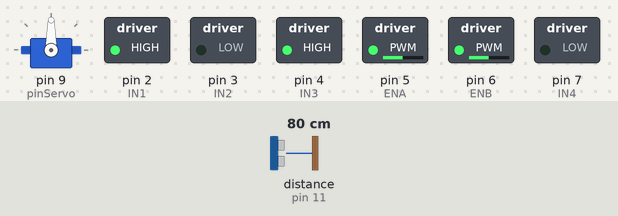
Bench run of a sketch on a simulated Arduino Uno, built with avr-gcc and run on an emulated ATmega328P. On the bench: servo, switched loads named in the sketch (green lamp = pin HIGH). Wiring (inferred from the names in the program): ultrasonic range finder: trigger pin 10; echo pin 11. Dashed ring = blinking. The inputs (shaded band) are chosen by the test bench; at power-on: distance to the obstacle (sensor on pin 11) 80 cm. The echo pulse lasts 58.3 µs per cm; random numbers use the default seed unless the sketch sets one; pins used as bus, display or sensor lines are not drawn.

Above: at 1.2 s.
1.3 s: distance to the obstacle (sensor on pin 11) set to 34 cm
2.8 s: distance to the obstacle (sensor on pin 11) set to 28 cm
At 5.1 s:
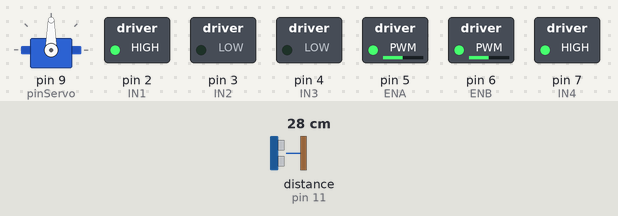
5.8 s: distance to the obstacle (sensor on pin 11) set to 35 cm
At 8.11 s:
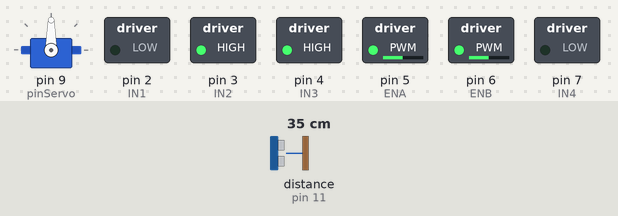
8.8 s: distance to the obstacle (sensor on pin 11) set to 2 cm
At 9.3 s:
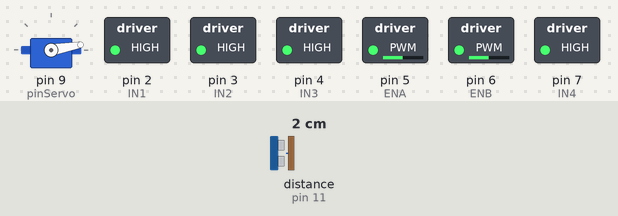
11.8 s: distance to the obstacle (sensor on pin 11) set to 60 cm
At 15.0 s:
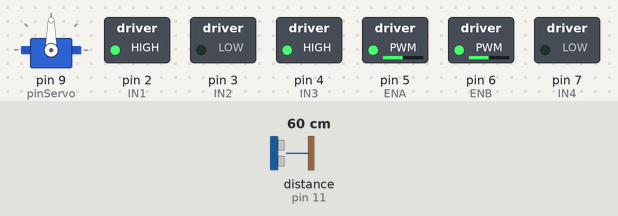
Timing chart, 0 to 15.8 s (numbered marks = the images above; inputs shaded):
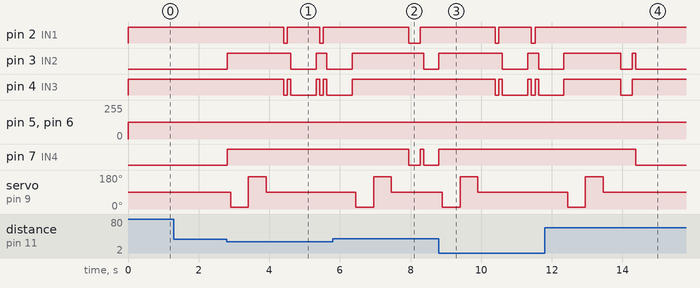

Measured:
- the behaviour switches between 32 and 31 cm on distance to the obstacle (sensor on pin 11) (found by bisection; images 0 and 1)
- after the input at 1.3 s, every drawn part: stays the same
- after the input at 2.8 s, pin 2 (IN1): alternates HIGH for 0.92 s and LOW for 0.10 s, starting after 1.6 s; pin 3 (IN2): LOW → HIGH at once, → LOW 1.8 s later, → HIGH 0.72 s later, → LOW 0.30 s later
- after the input at 5.8 s, pin 7 (IN4): HIGH → LOW after 2.2 s, → HIGH 0.32 s later, → LOW 0.10 s later
- after the input at 8.8 s, pin 2 (IN1): alternates HIGH for 0.92 s and LOW for 0.10 s, starting after 1.6 s; pin 3 (IN2): LOW → HIGH at once, → LOW 1.8 s later, → HIGH 0.72 s later, → LOW 0.30 s later
- after the input at 11.8 s, pin 7 (IN4): HIGH → LOW after 2.6 s

The sketch:

obstacle_avoider_car.ino
```cpp
//THIS OBSTACLE AVOIDER CAR CODE CAN FAIL IF USED IN ANOTHER CAR, THE WEIGHT, BATTERY POWER AND OTHER FACTORS CAN AFFECT THE RESULTS
//To use this code with a different car, adjust the millisecondsPerDegree constant according to the car's turning speed.

// --- OBSTACLE AVOIDER CAR PLAN --- //
//--hardware mapping
//servo and sonar infront using analogic pins, arduino in the middle, L298n and battery in the back using digital pins, motor DC below the car in both sides of the middle
//--code logic
//car keeps moving forward while continuously checking the distance ahead
//if an obstacle closer than 31 centimeters is detected, the car stops and checks both left and right
//the car chooses the path with the largest distance and above 30 centimeters
//if the difference between left and right is 1 centimeter or less and both are above 30 centimeters, choose one randomly
//if left and right are both below 31 centimeters, move slightly backward and rotate 180 degrees
//after rotating, the car keeps moving forward in small steps while scanning the sides until it finds an open lateral path
//once an open side is detected, the car turns toward it and returns to the normal obstacle avoidance behavior

//Future improvements: Use case methods

// --- LIBS --- //
#include <Servo.h>
Servo myServo;

// --- CONSTANTS --- //
const int minimumDistanceCm = 31;
const int motorSpeed = 125;
const int leftAngle = 10;
const int rightAngle = 170;
const float millisecondsPerDegree = 4;
//L298n pins
const int ENA = 5; //PWM
const int IN1 = 2; //Digital or Analogic
const int IN2 = 3; //Digital or Analogic
const int IN3 = 4; //Digital or Analogic
const int IN4 = 7; //Digital or Analogic
const int ENB = 6; //PWM
//servo pins
const int pinServo = 9; //Digital or PWM
//sonar pins
const int pinTrig = 10; //Digital or Analogic
const int pinEcho = 11; //Digital or Analogic
//random generator pin
const int randomPin = A0; //Analogic

// --- VARIABLES --- //
float leftDistance = 0;
float rightDistance = 0;
float frontDistance = 0;
bool inCorridor = false;
unsigned long corridorTimer = 0;

// --- FUNCTIONS(NON ARDUINO NATIVES) --- //
//behavior
void decision() {
  //left and right blocked
  if (leftDistance < minimumDistanceCm && rightDistance < minimumDistanceCm && !inCorridor) {
    backward();
    delay(100);
    brake(100);
    uTurn();
    inCorridor = true;
    corridorEscapeMode();
    inCorridor = false;
  }
  //left and right free, small difference
  else if (abs(leftDistance - rightDistance) <= 1 && rightDistance >= minimumDistanceCm && leftDistance >= minimumDistanceCm) {
    chooseRandomDirection();
  }
  //left free
  else if (leftDistance > rightDistance && leftDistance >= minimumDistanceCm) {
    turnLeft(80);
    brake(100);
  }
  //right free
  else if (rightDistance > leftDistance && rightDistance >= minimumDistanceCm) {
    turnRight(80);
    brake(100);
  }
}
void chooseRandomDirection() {
  if (random(2) == 0) {
    turnLeft(80);
    brake(100);
  }
  else {
    turnRight(80);
    brake(100);
  }
}
void obstacleAvoider() {
  frontDistance = calculateDistance();
  if (frontDistance < minimumDistanceCm && !inCorridor){
    brake(100);
    scanSides();
    decision();
  }
  else if (frontDistance < minimumDistanceCm && inCorridor) {
    brake(100);
    backward();
    delay(100);
    brake(100);
    uTurn();
  }
}
void corridorEscapeMode() {
  while (leftDistance < minimumDistanceCm && rightDistance < minimumDistanceCm) {
    obstacleAvoider();
    forward();
    if (millis() - corridorTimer >= 200) {
      brake(100);
      scanSides();
      decision();
      corridorTimer = millis();
    }
  }
}
//movement
void forward() {
  //left wheel
  digitalWrite(IN3, HIGH);
  digitalWrite(IN4, LOW);
  //right wheel
  digitalWrite(IN1, HIGH);
  digitalWrite(IN2, LOW);
  //speed of left and right wheel
  analogWrite(ENB, motorSpeed);
  analogWrite(ENA, motorSpeed);
}
void turnRight(int angle) {
  //left wheel
  digitalWrite(IN3, LOW);
  digitalWrite(IN4, HIGH);
  //right wheel
  digitalWrite(IN1, HIGH);
  digitalWrite(IN2, LOW);
  //speed of left and right wheel
  analogWrite(ENB, motorSpeed);
  analogWrite(ENA, motorSpeed);
  //turning to the specific angle
  delay(angle * millisecondsPerDegree);
}
void turnLeft(int angle) {
  //left wheel
  digitalWrite(IN3, HIGH);
  digitalWrite(IN4, LOW);
  //right wheel
  digitalWrite(IN1, LOW);
  digitalWrite(IN2, HIGH);
  //speed of left and right wheel
  analogWrite(ENB, motorSpeed);
  analogWrite(ENA, motorSpeed);
  //turning to the specific angle
  delay(angle * millisecondsPerDegree);
}
void uTurn() {
  turnRight(180);
}
void brake(int brakeTime) {
  //left wheel
  digitalWrite(IN3, HIGH);
  digitalWrite(IN4, HIGH);
  //right wheel
  digitalWrite(IN1, HIGH);
  digitalWrite(IN2, HIGH);
  //speed of left and right wheel
  analogWrite(ENB, motorSpeed);
  analogWrite(ENA, motorSpeed);
  //time of brake
  delay(brakeTime);
}
void backward() {
  //left wheel
  digitalWrite(IN3, LOW);
  digitalWrite(IN4, HIGH);
  //right wheel
  digitalWrite(IN1, LOW);
  digitalWrite(IN2, HIGH);
  //speed of left and right wheel
  analogWrite(ENB, motorSpeed);
  analogWrite(ENA, motorSpeed);
}
//sensors
void scanSides() {
  myServo.write(leftAngle);
  delay(500);
  leftDistance = calculateDistance();
  myServo.write(rightAngle);
  delay(500);
  rightDistance = calculateDistance();
  myServo.write(90);
  delay(500);
}
float calculateDistance() {
  //send sound
  digitalWrite(pinTrig, LOW);
  delayMicroseconds(2);
  digitalWrite(pinTrig, HIGH);
  delayMicroseconds(10);
  digitalWrite(pinTrig, LOW);
  //calculates distance
  unsigned long duration = pulseIn(pinEcho, HIGH, 30000);
  if (duration != 0) {
    return duration * 0.0342 / 2;
  }
  return 999;
}

// --- CODE --- //
void setup() {
  randomSeed(analogRead(randomPin));
  //L298n
  pinMode(ENA, OUTPUT);
  pinMode(IN1, OUTPUT);
  pinMode(IN2, OUTPUT);
  pinMode(IN3, OUTPUT);
  pinMode(IN4, OUTPUT);
  pinMode(ENB, OUTPUT);
  //servo
  myServo.attach(pinServo);
  //sonar
  pinMode(pinTrig, OUTPUT);
  pinMode(pinEcho, INPUT);
}

void loop() {
  obstacleAvoider();
  forward();
}
```
